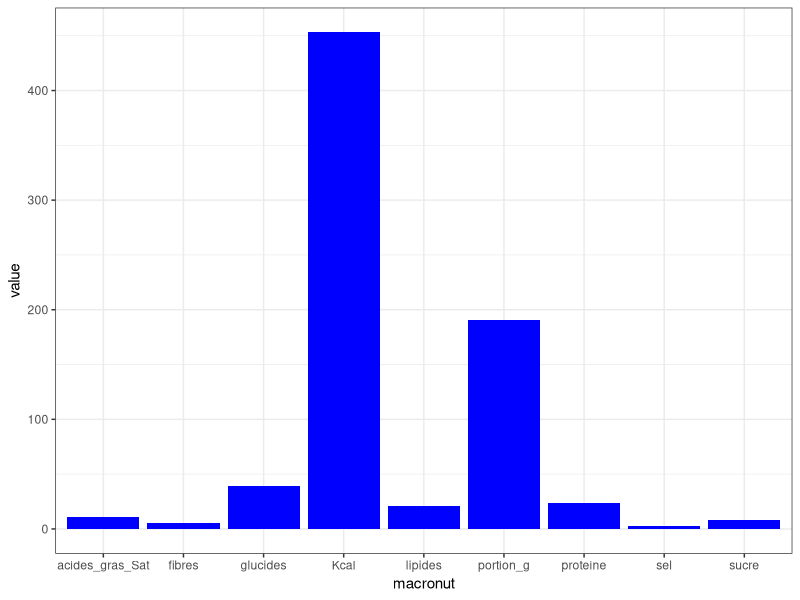

Recreate this plot in R.
## ---- chunk 1
library(dplyr)
library(readxl)
library(ggplot2)
library(tidyr)
library(kableExtra)
library(here)
## ---- chunk 2
MacD <- read_excel("data/MacD.xlsx")

df <- MacD[,-c(2,3,13)]

df <- df %>%
  gather(key = macronut, value = value, -name)
## ---- chunk 3

df[df[,1] == "Double Cheeseburger avec pain sans gluten",] %>% 
  ggplot(aes(macronut, value)) +
    geom_bar(stat = "identity", fill = "blue") + 
    theme_bw()


presentation <- MacD[,-c(2,3)]

nom <- MacD[1,1]

presentation[presentation[,1] == "Big Mac",] %>%
  kable(booktabs = T, col.names = c("Nom","Poid", "Kcal", "Protéines", "Glucides", "Sugar", "Lipides", "Acides Gras Saturés", "Fibres", "Sel", "Allergies")) %>%
  kable_styling(bootstrap_options = c("striped", "hover"), full_width = T)
